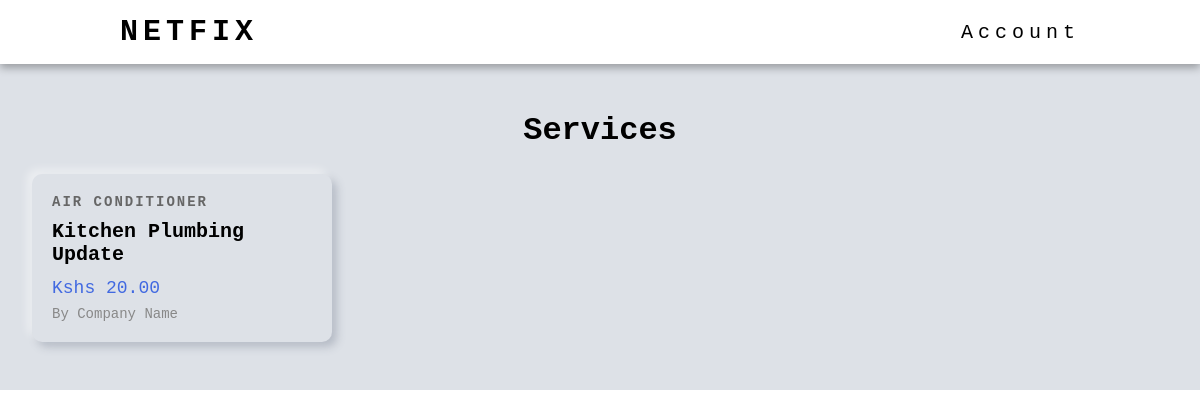
/services/, run on an earlier commit of the app's database.
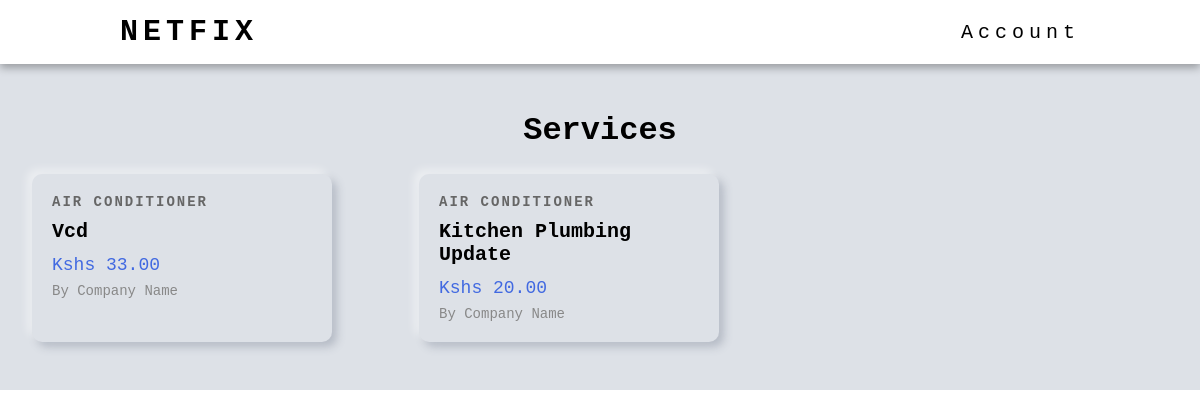
And on a later commit of the database.
### services/models.py (models this page shows, shortened)
class Service(models.Model):
    company = models.ForeignKey(Company, default="", on_delete=models.CASCADE)
    name = models.CharField(max_length=40)
    description = models.TextField()
    price_hr = models.DecimalField(decimal_places=2, max_digits=100)
    choices = (
        ('Air Conditioner', 'Air Conditioner'),
        ('Carpentry', 'Carpentry'),
        ('Electricity', 'Electricity'),
        ('Gardening', 'Gardening'),
        ('Home Machines', 'Home Machines'),
        ('House Keeping', 'House Keeping'),
        ('Interior Design', 'Interior Design'),
        ('Locks', 'Locks'),
        ('Painting', 'Painting'),
        ('Plumbing', 'Plumbing'),
        ('Water Heaters', 'Water Heaters'),
    )
    field = models.CharField(max_length=30, blank=False, null=False, default="", choices=choices)
    date = models.DateTimeField(auto_now=True, null=False)
    id = models.UUIDField(default=uuid.uuid4, unique=True, primary_key=True, editable=False)

### services/views.py (the view)
# urls.py: path("", v.service_list, name="service_list"),
def service_list(request):
    services = Service.objects.all().order_by("-date")
    context = {
        "services" : services
    }
    return render(request, 'services/services.html', context)

### services/templates/services/services.html (shortened to what this page needs)
{% extends 'main/base.html' %}
{% block content %}
<div class="services-header">
    <h1>Services</h1>
</div>
<div class="services-grid">
    {% for service in services %}
    <a href="{% url 'index' service.id %}" class="service-card">
        <div class="card-content">
            <div class="service-category">{{ service.field }}</div>
            <h2 class="service-name">{{ service.name }}</h2>
            <div class="service-price">Kshs {{ service.price_hr }}</div>
            <div class="service-company">by company name</div>
        </div>
    </a>
    {% endfor %}
</div>
{% endblock content %}

### main/templates/main/base.html (shortened to what this page needs)
<!DOCTYPE html>
{% load static %}
<html lang="en">
<head>
    <link rel="stylesheet" href="{% static 'css/style.css' %}" />
</head>
<body>
    {% include 'main/nav.html' %}
    <div class="main-body">
        {% block content %}
        {% endblock content %}
    </div>
</body>
</html>

### main/templates/main/nav.html (shortened to what this page needs)
<nav class="navbar">
    <h1><a href="{% url 'home' %}">NETFIX</a></h1>
    <div class="account-dropdown">
        <span>Account</span>
    </div>
</nav>

### static/css/style.css (style rules this page uses)
* { margin: 0; padding: 0; box-sizing: border-box; font-family: 'Courier New', Courier, monospace; }
a { text-decoration: none; color: black; }
.navbar { background-color: white; display: flex; align-items: center; justify-content: space-between; text-align: center; position: fixed; width: 100%; height: 8vh; font-size: 20px; padding: 0 10%; letter-spacing: 5px; box-shadow: 0 4px 8px rgba(0, 0, 0, 0.3); top: 0; z-index: 100; }
.account-dropdown { position: relative; display: inline-block; }
.account-dropdown span { cursor: pointer; }
.main-body { margin-top: 8vh; padding: 3rem 2rem; background: #dde1e7; }
.services-grid { display: grid; grid-template-columns: repeat(auto-fill, minmax(300px, 1fr)); gap: 25px; }
.services-header { display: flex; align-items: center; justify-content: center; flex-direction: column; margin-bottom: 25px; }
.service-card { width: 300px; border-radius: 10px; box-shadow: -5px -5px 9px rgba(255,255,255,0.45), 5px 5px 9px rgba(94,104,121,0.3); transition: transform 0.3s; cursor: pointer; text-decoration: none; color: black; display: block; }
.card-content { padding: 20px; }
.service-category { font-size: 14px; font-weight: 800; color: #666; margin-bottom: 10px; text-transform: uppercase; letter-spacing: 2px; }
.service-name { font-size: 20px; text-transform: capitalize; font-weight: bold; margin-bottom: 12px; }
.service-price { font-size: 18px; color: royalblue; margin-bottom: 8px; }
.service-company { font-size: 14px; text-transform: capitalize; color: #888; }

What changed in the data, as far as the page shows it:
added Service: field "AIR CONDITIONER", name "Vcd", price_hr "33.00"
